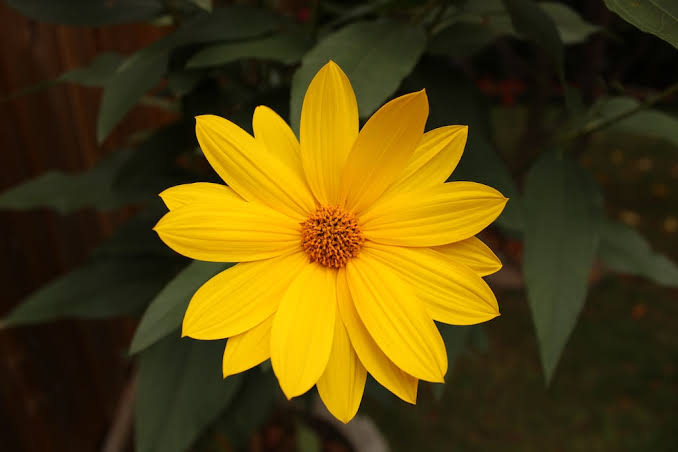
#> input picture Sample Images/TULIP.jpg, 678 x 452 px, found by its file name
$ python colour_space_conversion.py
#> lines starting #> are read from the running program, lines starting #| are printed output that depends on the picture
import cv2
import numpy as np

#read image
img = cv2.imread(r"C:\Users\Sumeadh\Desktop\PROGRAMS\OPEN CV\TULIP.jpg")
#> img is the input picture: shape (452, 678, 3); mean B, G, R 12.6, 68.4, 85.8

#colorspace conversions
gray = cv2.cvtColor(img,cv2.COLOR_BGR2GRAY)
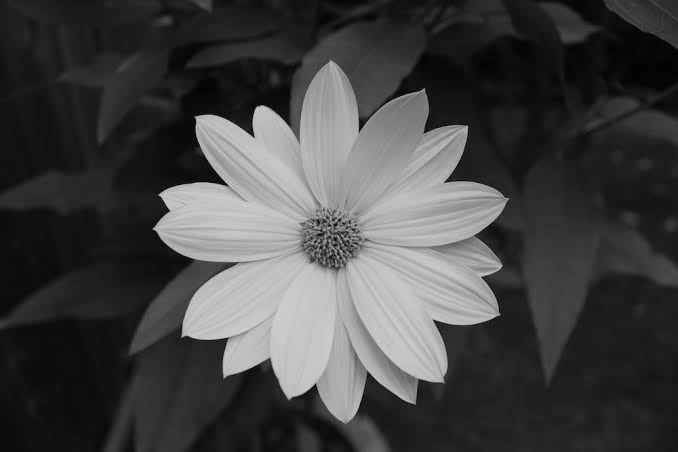
#> gray: shape (452, 678); min 1, max 212, mean 67.3
hsv = cv2.cvtColor(img,cv2.COLOR_BGR2HSV)
#> hsv: shape (452, 678, 3); mean H, S, V 25.6, 181.3, 87
rgb = cv2.cvtColor(img,cv2.COLOR_BGR2RGB)

#display images
cv2.imshow("Original",img)
cv2.imshow("Grayscale",gray)
cv2.imshow("HSV",hsv)
cv2.imshow("RGB",rgb)

#press any key to exit(destroy all windows)
cv2.waitKey(5000)
cv2.destroyAllWindows()
